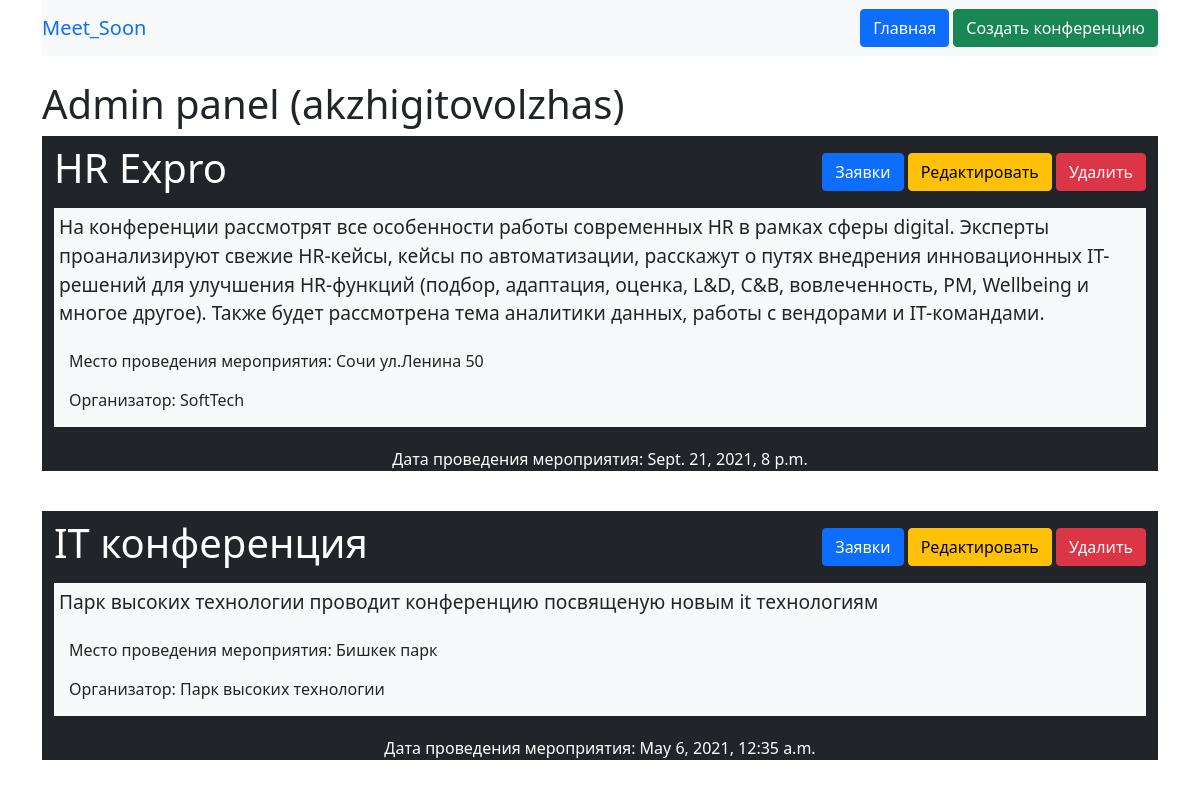
The page /admin_conference (signed in) on the database its author committed.
### mainApp/models.py (models this page shows)
class Conference(models.Model):
    admin = models.ForeignKey('auth.User', on_delete=models.CASCADE)
    title = models.CharField('Название конференции', max_length=100)
    organizer = models.CharField('Организатор', max_length=100)
    description = models.TextField('Описание конференции')
    place = models.CharField('Место проведения', max_length=120)
    date = models.DateTimeField('Дата начала')

### mainApp/views.py (the view)
# urls.py: path('admin_conference', views.admin_conference, name='admin'),
def admin_conference(request):
    conference_list = Conference.objects.order_by('-date')[:99]
    none = ''
    context = {
        'conference_list': conference_list,
        'members_list': Member.objects.order_by('conference_id'),
        'none': none
    }
    return render(request, 'mainApp/admin.html', context)

### mainApp/templates/mainApp/admin.html (shortened to what this page needs)
<!doctype html>
<html lang="en">
<head>
    {% load static %}
    <link rel="stylesheet" type="text/css" href="{% static 'mainApp/home.css' %}">
    <link href="https://cdn.jsdelivr.net/npm/bootstrap@5.0.0-beta3/dist/css/bootstrap.min.css" rel="stylesheet"
>
</head>
<body>
{% if user.is_authenticated %}
    <div class="container">
        <nav class="navbar navbar-primary bg-light justify-content-between">
            <a class="navbar-brand">Meet_Soon</a>
            <div class="form-inline">
                <a href="{% url 'home' %}" class="btn btn-primary my-3 my-sm-0">Главная</a>
                <a href="{% url 'create_conference' %}" class="btn btn-success my-3 my-sm-0">Создать конференцию</a>
            </div>
        </nav>
    </div>
    <br>
    <div class="container">
        <h1>Admin panel ({{ user.username }})</h1>
        {% for conf in  conference_list %}
            {% if user.id == conf.admin.id %}
                <div class="container bg-dark">
                    <div class="justify-content-between navbar">
                        <h1 class="text-white">{{ conf.title }}</h1>
                        <div class="form-inline">
                            <a href="{% url 'requests' conf.id %}" class="btn btn-primary my-3 my-sm-0">Заявки</a>
                            <a href="{% url 'edit' conf.id %}" class="btn btn-warning my-3 my-sm-0">Редактировать</a>
                            <a href="{% url 'delete' conf.id %}" class="btn btn-danger my-3 my-sm-0">Удалить</a>
                        </div>
                    </div>
                    <div class="bg-light">
                        <p class="description">{{ conf.description }}</p>
                        <div class="">
                            <p class="place">Место проведения мероприятия: {{ conf.place }}</p>
                            <p class="organizer">Организатор: {{ conf.organizer }}</p>
                        </div>
                    </div>
                    <p class="text-center text-white date">Дата проведения мероприятия: {{ conf.date }}</p>
                </div>
            {% endif %}
        {% endfor %}
    </div>
{% else %}
    <div class="card_block">
        <div class="text-center">
            <p>You are not logged in.</p>
            <a href="{% url 'login' %}" class="btn btn-primary my-3 my-sm-0">Log In</a></div>
    </div>
{% endif %}
</body>
</html>

### mainApp/static/mainApp/home.css (style rules this page uses)
.description { font-size: 1.2em !important; padding: 5px; }
.place,.organizer { margin: 0; padding:0 0 15px 15px; }
.date { margin: 20px; margin-bottom: 40px !important; }
a { text-decoration: none !important; }

### rows shown on the page
Conference: title "HR Expro", description "На конференции рассмотрят все особенности работы современных HR в рамках сферы digital. Эксперты проанализируют свежие HR-кейсы, кейсы по автоматизации, расскажут о путях внедрения инновационных IT-решений для улучшения HR-функций (подбор, адаптация, оценка, L&D, С&B, вовлеченность, PM, Wellbeing и многое другое). Также будет рассмотрена тема аналитики данных, работы с вендорами и IT-командами.", place "Сочи ул.Ленина 50", organizer "SoftTech", date "Sept. 21, 2021, 8 p.m."
Conference: title "IT конференция", description "Парк высоких технологии проводит конференцию посвященую новым it технологиям", place "Бишкек парк", organizer "Парк высоких технологии", date "May 6, 2021, 12:35 a.m."

### other values the page prints
{{ user.username }} "akzhigitovolzhas"
